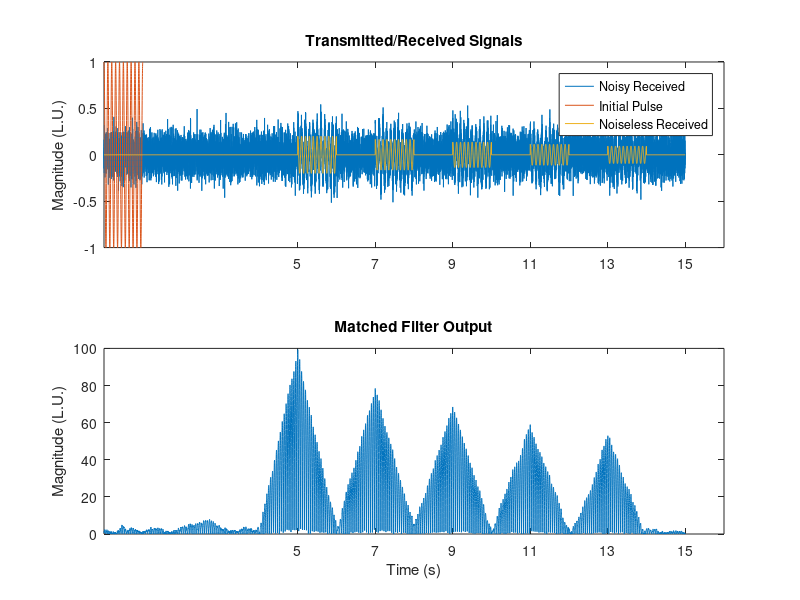

Write the MATLAB code that produced this figure.
fs = 1e3;
tmax = 15;
tt = 0:1/fs:tmax-1/fs;
f0 = 10;
T = 1;
t = 0:1/fs:T-1/fs;
pls = cos(2*pi*f0*t);
%pls = exp(-t.^2 ./2);

t0 = 5;
dt = 2*T;
lgs = t0:dt:tmax;
att = 1.1;
ref = 0.2;
rpls = pulstran(tt,[lgs;ref*att.^-(lgs-t0)]',pls,fs);

SNR = 15;
r = randn(size(tt))*std(pls)/db2mag(SNR);
rplsnoise = r+rpls;

[m,lg] = xcorr(rplsnoise,pls);
m = m(lg>=0);
tm = lg(lg>=0)/fs;

subplot(2,1,1)
plot(tt,rplsnoise,t,pls,tt,rpls)
xticks(lgs)
legend('Noisy Received','Initial Pulse','Noiseless Received')
title('Transmitted/Received Signals')
ylabel('Magnitude (L.U.)')

subplot(2,1,2)
plot(tm,abs(m))
xticks(lgs)
title('Matched Filter Output')
xlabel('Time (s)')
ylabel('Magnitude (L.U.)')